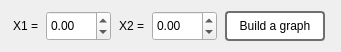
   <widget class="QWidget" name="layoutWidget">
    <property name="geometry">
     <rect>
      <x>440</x>
      <y>290</y>
      <width>341</width>
      <height>32</height>
     </rect>
    </property>
    <layout class="QHBoxLayout" name="horizontalLayout_4">
     <item>
      <widget class="QLabel" name="inputXBegin">
       <property name="minimumSize">
        <size>
         <width>25</width>
         <height>25</height>
        </size>
       </property>
       <property name="maximumSize">
        <size>
         <width>25</width>
         <height>25</height>
        </size>
       </property>
       <property name="text">
        <string>X1 =</string>
       </property>
      </widget>
     </item>
     <item>
      <widget class="QDoubleSpinBox" name="XBegin">
       <property name="minimumSize">
        <size>
         <width>65</width>
         <height>30</height>
        </size>
       </property>
       <property name="maximumSize">
        <size>
         <width>65</width>
         <height>30</height>
        </size>
       </property>
       <property name="minimum">
        <double>-10000000.000000000000000</double>
       </property>
       <property name="maximum">
        <double>10000000.000000000000000</double>
       </property>
      </widget>
     </item>
     <item>
      <widget class="QLabel" name="inputXEnd">
       <property name="minimumSize">
        <size>
         <width>25</width>
         <height>25</height>
        </size>
       </property>
       <property name="maximumSize">
        <size>
         <width>25</width>
         <height>25</height>
        </size>
       </property>
       <property name="text">
        <string>X2 = </string>
       </property>
      </widget>
     </item>
     <item>
      <widget class="QDoubleSpinBox" name="XEnd">
       <property name="minimumSize">
        <size>
         <width>0</width>
         <height>30</height>
        </size>
       </property>
       <property name="maximumSize">
        <size>
         <width>65</width>
         <height>30</height>
        </size>
       </property>
       <property name="minimum">
        <double>-10000000.000000000000000</double>
       </property>
       <property name="maximum">
        <double>10000000.000000000000000</double>
       </property>
      </widget>
     </item>
     <item>
      <widget class="QPushButton" name="BuildGraph">
       <property name="minimumSize">
        <size>
         <width>100</width>
         <height>30</height>
        </size>
       </property>
       <property name="maximumSize">
        <size>
         <width>100</width>
         <height>30</height>
        </size>
       </property>
       <property name="styleSheet">
        <string notr="true">QPushButton {
    border-radius: 4px;
	background-color: rgb(255, 255, 255) ;
    color: rgb(0, 0, 0);
	font: 500 15px &quot;Calibri&quot;;
	border: 2px solid rgb(111, 111, 111);
}

QPushButton:pressed {
    background-color:rgb(193, 193, 193) ;
	font-size: 17pt ;
}</string>
       </property>
       <property name="text">
        <string>Build a graph</string>
       </property>
      </widget>
     </item>
    </layout>
   </widget>
